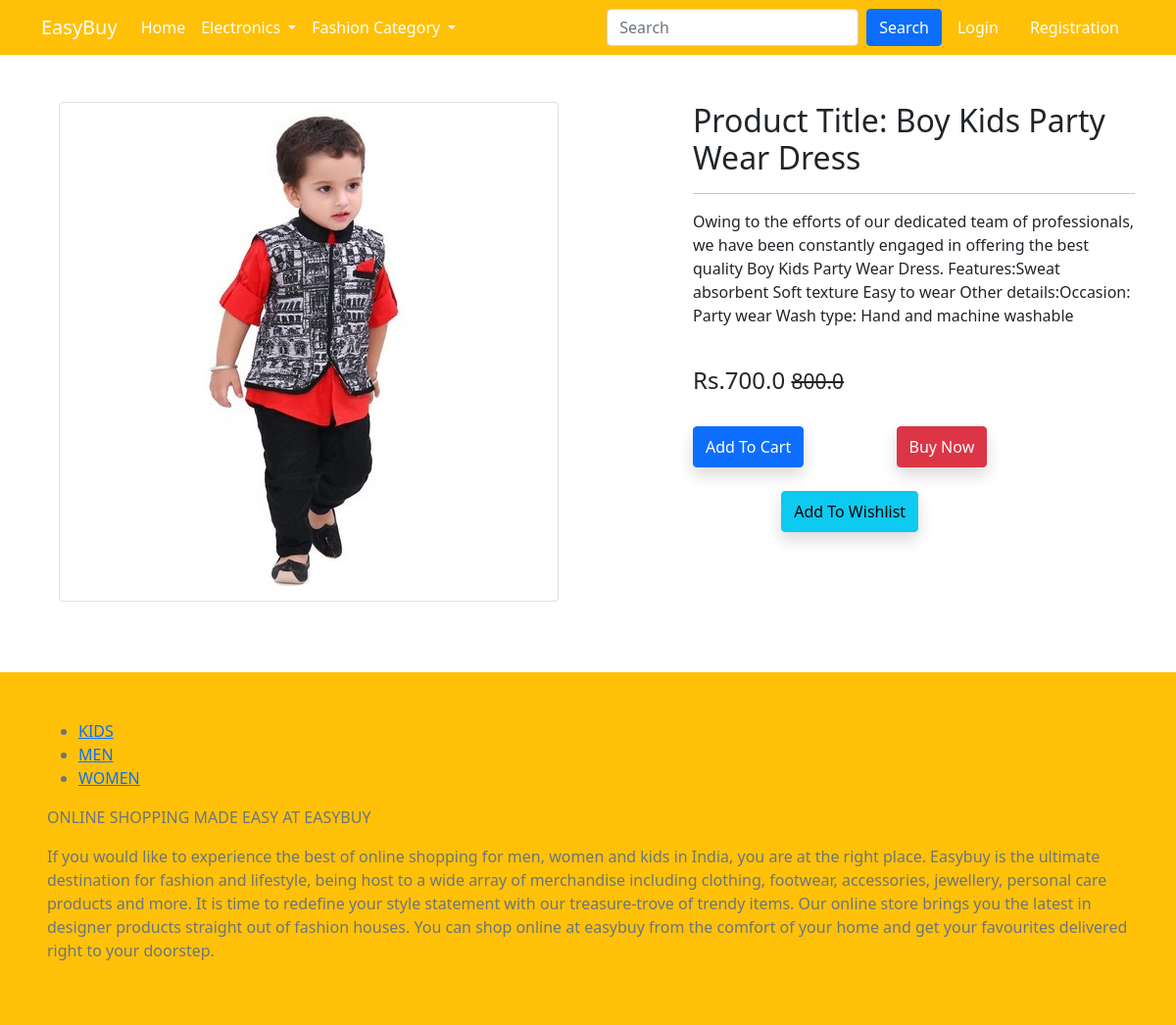
Page /product-detail/7/ on the committed database.
### app/models.py (models this page shows, shortened)
class Product(models.Model):
    tittle = models.CharField(max_length=100)
    selling_price = models.FloatField()
    discount_price = models.FloatField()
    description = models.TextField()
    brand = models.CharField(max_length=100)
    category = models.CharField(choices=CATEGORY_CHOICES, max_length=2)
    product_image = models.ImageField(upload_to='productimg')

### app/views.py (the view)
# urls.py: path('product-detail/<int:pk>/', ProductDetailView.as_view(), name='product-detail'),
class ProductDetailView(View):
    def get(self, request, pk):
        product = Product.objects.get(pk=pk)
        item_already_in_cart = False
        item_already_in_wishlist = False
        if request.user.is_authenticated:
            item_already_in_cart = Cart.objects.filter(Q(product=product.id) & Q(user=request.user)).exists()
            item_already_in_wishlist = WishList.objects.filter(Q(product=product.id) & Q(user=request.user)).exists()
        return render(request, 'app/productdetail.html', {'product': product, 'item_already_in_cart': item_already_in_cart, 'item_already_in_wishlist': item_already_in_wishlist})

### app/templates/app/productdetail.html (shortened to what this page needs)
{% extends 'app/base.html' %}
{% load static %}
{% block main-content %}
<div class="container my-5">
 <div class="row">
  <div class="col-sm-6 text-center align-self-center">
   <img src="{{ product.product_image.url }}" alt="" class="img-fluid img-thumbnail">
  </div>
  <div class="col-sm-5 offset-sm-1">
   <h2>Product Title: {{product.tittle}}</h2>
   <hr>
   <p>{{product.description}}</p> <br>
   <h4>Rs.{{product.discount_price}} <small class="fw-light text-decoration-line-through">{{product.selling_price}}</small></h4> <br>
  {% if not request.user.is_authenticated %}
   <form action="/add-to-cart" class="d-inline">
    <button type="submit" class="btn btn-primary shadow pxx-5 py-2">Add To Cart</button>
    <button type="submit" class="btn btn-danger shadow pxx-5 py-2" style="margin-left: 20%;">Buy Now</button>
   </form><br><br>
   <form action="/add-to-wishlist" class="d-inline">
    <button type="submit" class="btn btn-info shadow pxx-5 py-2" style="margin-left: 20%;">Add To Wishlist</button>
   </form>
   {% endif %}
  </div>
 </div>
</div>
{% endblock main-content %}

### rows in the picture
Product: product_image (picture), tittle "Boy Kids Party Wear Dress", description "Owing to the efforts of our dedicated team of professionals, we have been constantly engaged in offering the best quality Boy Kids Party Wear Dress. Features:Sweat absorbent Soft texture Easy to wear Other details:Occasion: Party wear Wash type: Hand and machine washable", discount_price "700.0", selling_price "800.0"
